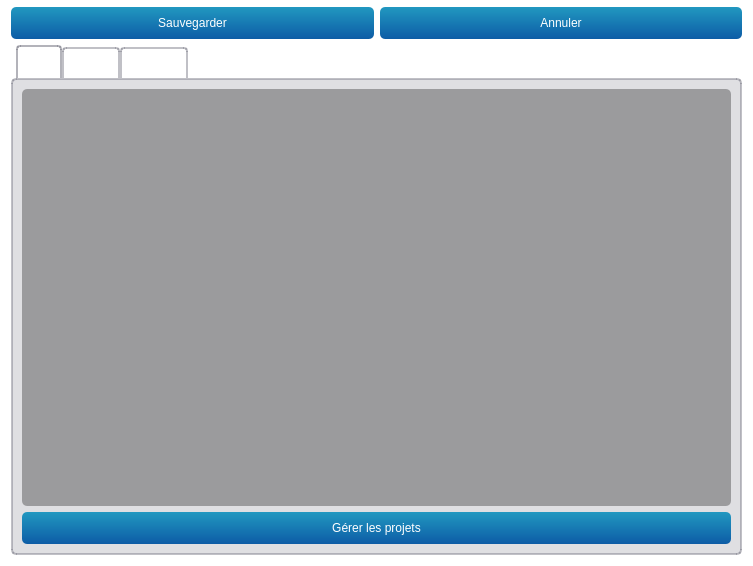
<?xml version="1.0" encoding="UTF-8"?>
<ui version="4.0">
 <class>SiteWidget</class>
 <widget class="QWidget" name="SiteWidget">
  <property name="geometry">
   <rect>
    <x>0</x>
    <y>0</y>
    <width>753</width>
    <height>566</height>
   </rect>
  </property>
  <property name="windowTitle">
   <string>Form</string>
  </property>
  <property name="styleSheet">
   <string notr="true">QPushButton#btnConnect{background-color:rgb(80,180,80)}
QWidget{background-color: rgba(0,0,0,0);color:white;border-radius:5px}
QWidget#mainWidget{background-color:rgba(128,128,128,25%);}
QWidget#frmProfile,QWidget#pageProfile{background-color:rgba(108,8,156,25%);}
QPlainTextEdit,QLineEdit,QListWidget,QComboBox,QTextEdit,QSpinBox{background-color: rgba(255,255,255,50%); color: black;}

QTableWidget{
background-color: rgba(0,0,0,50%);
color: white;
border: 1px solid rgba(255,255,255,50%);
}

QLabel#lblLastOnline{color:lightblue;}
QLabel#lblError,QLabel#lblCamMissing,QLabel#lblAudioMissing{color:red; background-color:rgba(255,0,0,30%);}

QLineEdit:!enabled, QListWidget:!enabled,QComboBox:!enabled,QTextEdit:!enabled,QPlainTextEdit:!enabled{background-color: rgba(0,0,0,30%);color:white;border:0}
QDateEdit::down-arrow:!enabled,QTimeEdit::down-arrow:!enabled,QDateEdit::up-arrow:!enabled,QTimeEdit::up-arrow:!enabled,QComboBox::drop-down:!enabled{background-color:rgba(0,0,0,0%);}

QTextEdit#txtProfile{background-color: rgba(255,255,255,80%);color:black;border:0}
QTextEdit:!enabled#txtProfile{background-color: rgba(255,255,255,60%);color:black;border:0}

QFrame#frmSelUser{background-color:rgba(100,100,200,50%);}
QFrame#frmAudio,QFrame#frmCam1,QFrame#frmCam2,QFrame#frmSensors,QFrame#frmWebRTC,QFrame#frmVirtualCam,QFrame#frmExternalPrograms{background-color:rgba(100,100,200,35%);}

QCheckBox::indicator:unchecked:!enabled { background-color:rgba(128,0,0,100%);}
QCheckBox::indicator:checked:!enabled { background-color:green;}
QCheckBox::indicator:unchecked{ background-color:red;border-radius:3px;}
QCheckBox::indicator:checked {background-color:rgb(0,255,0);border-radius:3px;}
QCheckBox:checked{color:lightgreen;background-color:rgba(0,0,0,0%);}
QCheckBox:!checked{color:red;background-color:rgba(0,0,0,0%);}

QPushButton{background-color:qlineargradient(x1: 0, y1: 0, x2: 0, y2: 1, stop: 0 #2198c0, stop: 1 #0d5ca6);}
QPushButton:checked{background-color:rgb(128,128,128); border:1px solid rgba(255,255,255,50%);}
QPushButton:hover,QPushButton:checked{background-color:  rgba(255,255,255,75%);color:black;}

QToolButton:hover{background-color:  rgba(255,255,255,50);}

QTreeWidget::branch:closed:has-children:has-siblings  {
            border-image: none;
            image: url(:/pictures/controls/branch_closed.png);
    }
     
    QTreeView::branch:open:has-children:!has-siblings,
    QTreeView::branch:open:has-children:has-siblings   {
            border-image: none;
            image:url(:/pictures/controls/branch_opened.png);
    }

QWidget#lineOnline{background-color:blue;}
QWidget#lineOffline{background-color:red;}
QWidget#lineBoth{background-color:rgb(255,0,255);}


QTabWidget::pane { /* The tab widget frame */
	/*background-color:  rgba(0,128,200,30%);*/
	/* background: qlineargradient(x1: 0, y1: 0, x2: 0, y2: 1,
                                 stop: 0  rgba(0,128,200,50%), 
								stop: 0.5  rgba(0,128,200,25%)
								stop: 1.0  rgba(0,128,200,25%));*/
	background-color: rgba(128,128,140,25%);
	border-radius: 5px;
    border: 2px solid rgba(128,128,140,50%);
 }

 QTabWidget::tab-bar {
     left: 5px; /* move to the right by 5px */
 }

/* Style the tab using the tab sub-control. Note that
     it reads QTabBar _not_ QTabWidget */
 QTabBar::tab,QTableWidget::tab,QHeaderView::section {
     background: qlineargradient(x1: 0, y1: 0, x2: 0, y2: 1,
                                 stop: 0  rgba(128,128,140,50%),  stop: 1.0  rgba(128,128,140,25%));
     border: 2px solid  rgba(128,128,140,50%);
     border-bottom: 0px;
     border-top-left-radius: 4px;
     border-top-right-radius: 4px;
     padding: 2px;
min-height:25px;
 }

 QTabBar::tab:selected, QTabBar::tab:hover {
/*     background-color: rgba(0,128,200,70%);*/
background: qlineargradient(x1: 0, y1: 0, x2: 0, y2: 1,
                                 stop: 0  rgba(128,128,140,70%),  stop: 1.0  rgba(128,128,140,50%));
 }

 QTabBar::tab:selected {
     border-color:rgba(128,128,140,60%);
     border-bottom-color:rgba(128,128,140,60%); /* same as pane color */
 }

 QTabBar::tab:!selected {
     margin-top: 2px; /* make non-selected tabs look smaller */
 }


</string>
  </property>
  <layout class="QVBoxLayout" name="verticalLayout">
   <property name="topMargin">
    <number>1</number>
   </property>
   <item>
    <widget class="TeraForm" name="wdgSite" native="true">
     <property name="sizePolicy">
      <sizepolicy hsizetype="Preferred" vsizetype="Maximum">
       <horstretch>0</horstretch>
       <verstretch>0</verstretch>
      </sizepolicy>
     </property>
    </widget>
   </item>
   <item>
    <layout class="QHBoxLayout" name="horizontalLayout_2">
     <item>
      <widget class="QPushButton" name="btnSave">
       <property name="minimumSize">
        <size>
         <width>0</width>
         <height>32</height>
        </size>
       </property>
       <property name="cursor">
        <cursorShape>PointingHandCursor</cursorShape>
       </property>
       <property name="text">
        <string>Sauvegarder</string>
       </property>
       <property name="icon">
        <iconset resource="../../resources/TeraClient.qrc">
         <normaloff>:/icons/save.png</normaloff>:/icons/save.png</iconset>
       </property>
       <property name="iconSize">
        <size>
         <width>24</width>
         <height>24</height>
        </size>
       </property>
      </widget>
     </item>
     <item>
      <widget class="QPushButton" name="btnUndo">
       <property name="minimumSize">
        <size>
         <width>0</width>
         <height>32</height>
        </size>
       </property>
       <property name="cursor">
        <cursorShape>PointingHandCursor</cursorShape>
       </property>
       <property name="text">
        <string>Annuler</string>
       </property>
       <property name="icon">
        <iconset resource="../../resources/TeraClient.qrc">
         <normaloff>:/icons/undo.png</normaloff>:/icons/undo.png</iconset>
       </property>
       <property name="iconSize">
        <size>
         <width>24</width>
         <height>24</height>
        </size>
       </property>
      </widget>
     </item>
    </layout>
   </item>
   <item>
    <widget class="QTabWidget" name="tabSiteInfos">
     <property name="currentIndex">
      <number>0</number>
     </property>
     <property name="iconSize">
      <size>
       <width>20</width>
       <height>20</height>
      </size>
     </property>
     <widget class="QWidget" name="tabProjects">
      <attribute name="icon">
       <iconset resource="../../resources/TeraClient.qrc">
        <normaloff>:/icons/project.png</normaloff>:/icons/project.png</iconset>
      </attribute>
      <attribute name="title">
       <string>Projets</string>
      </attribute>
      <layout class="QVBoxLayout" name="verticalLayout_2">
       <item>
        <widget class="QListWidget" name="lstProjects">
         <property name="enabled">
          <bool>false</bool>
         </property>
         <property name="editTriggers">
          <set>QAbstractItemView::NoEditTriggers</set>
         </property>
         <property name="showDropIndicator" stdset="0">
          <bool>false</bool>
         </property>
         <property name="uniformItemSizes">
          <bool>true</bool>
         </property>
         <property name="wordWrap">
          <bool>true</bool>
         </property>
         <property name="sortingEnabled">
          <bool>false</bool>
         </property>
        </widget>
       </item>
       <item>
        <widget class="QPushButton" name="btnProjects">
         <property name="minimumSize">
          <size>
           <width>0</width>
           <height>32</height>
          </size>
         </property>
         <property name="cursor">
          <cursorShape>PointingHandCursor</cursorShape>
         </property>
         <property name="text">
          <string>Gérer les projets</string>
         </property>
         <property name="icon">
          <iconset resource="../../resources/TeraClient.qrc">
           <normaloff>:/icons/project.png</normaloff>:/icons/project.png</iconset>
         </property>
         <property name="iconSize">
          <size>
           <width>24</width>
           <height>24</height>
          </size>
         </property>
        </widget>
       </item>
      </layout>
     </widget>
     <widget class="QWidget" name="tabDevices">
      <attribute name="icon">
       <iconset resource="../../resources/TeraClient.qrc">
        <normaloff>:/icons/device.png</normaloff>:/icons/device.png</iconset>
      </attribute>
      <attribute name="title">
       <string>Appareils</string>
      </attribute>
      <layout class="QVBoxLayout" name="verticalLayout_3">
       <item>
        <widget class="QTableWidget" name="lstDevices">
         <property name="enabled">
          <bool>false</bool>
         </property>
         <property name="editTriggers">
          <set>QAbstractItemView::NoEditTriggers</set>
         </property>
         <property name="selectionMode">
          <enum>QAbstractItemView::NoSelection</enum>
         </property>
         <property name="gridStyle">
          <enum>Qt::SolidLine</enum>
         </property>
         <property name="sortingEnabled">
          <bool>true</bool>
         </property>
         <attribute name="horizontalHeaderDefaultSectionSize">
          <number>175</number>
         </attribute>
         <attribute name="horizontalHeaderShowSortIndicator" stdset="0">
          <bool>true</bool>
         </attribute>
         <attribute name="horizontalHeaderStretchLastSection">
          <bool>true</bool>
         </attribute>
         <column>
          <property name="text">
           <string>Appareil</string>
          </property>
         </column>
         <column>
          <property name="text">
           <string>Participant(s)</string>
          </property>
         </column>
        </widget>
       </item>
       <item>
        <widget class="QPushButton" name="btnDevices">
         <property name="minimumSize">
          <size>
           <width>0</width>
           <height>32</height>
          </size>
         </property>
         <property name="cursor">
          <cursorShape>PointingHandCursor</cursorShape>
         </property>
         <property name="text">
          <string>Gérer les appareils</string>
         </property>
         <property name="icon">
          <iconset resource="../../resources/TeraClient.qrc">
           <normaloff>:/icons/device.png</normaloff>:/icons/device.png</iconset>
         </property>
         <property name="iconSize">
          <size>
           <width>24</width>
           <height>24</height>
          </size>
         </property>
        </widget>
       </item>
      </layout>
     </widget>
     <widget class="QWidget" name="tabUsers">
      <attribute name="icon">
       <iconset resource="../../resources/TeraClient.qrc">
        <normaloff>:/icons/software_user.png</normaloff>:/icons/software_user.png</iconset>
      </attribute>
      <attribute name="title">
       <string>Utilisateurs</string>
      </attribute>
      <layout class="QVBoxLayout" name="verticalLayout_4">
       <item>
        <widget class="QTableWidget" name="tableUsers">
         <property name="editTriggers">
          <set>QAbstractItemView::NoEditTriggers</set>
         </property>
         <property name="showDropIndicator" stdset="0">
          <bool>false</bool>
         </property>
         <property name="dragDropOverwriteMode">
          <bool>false</bool>
         </property>
         <property name="selectionMode">
          <enum>QAbstractItemView::NoSelection</enum>
         </property>
         <property name="selectionBehavior">
          <enum>QAbstractItemView::SelectRows</enum>
         </property>
         <property name="sortingEnabled">
          <bool>true</bool>
         </property>
         <property name="columnCount">
          <number>2</number>
         </property>
         <attribute name="horizontalHeaderDefaultSectionSize">
          <number>175</number>
         </attribute>
         <attribute name="horizontalHeaderShowSortIndicator" stdset="0">
          <bool>true</bool>
         </attribute>
         <attribute name="horizontalHeaderStretchLastSection">
          <bool>true</bool>
         </attribute>
         <column>
          <property name="text">
           <string>Utilisateur</string>
          </property>
         </column>
         <column>
          <property name="text">
           <string>Rôle</string>
          </property>
         </column>
        </widget>
       </item>
       <item>
        <widget class="QPushButton" name="btnUpdateRoles">
         <property name="minimumSize">
          <size>
           <width>0</width>
           <height>32</height>
          </size>
         </property>
         <property name="cursor">
          <cursorShape>PointingHandCursor</cursorShape>
         </property>
         <property name="text">
          <string>Mettre à jour les rôles des utilisateurs</string>
         </property>
         <property name="icon">
          <iconset resource="../../resources/TeraClient.qrc">
           <normaloff>:/icons/save.png</normaloff>:/icons/save.png</iconset>
         </property>
         <property name="iconSize">
          <size>
           <width>24</width>
           <height>24</height>
          </size>
         </property>
        </widget>
       </item>
       <item>
        <widget class="QPushButton" name="btnUsers">
         <property name="minimumSize">
          <size>
           <width>0</width>
           <height>32</height>
          </size>
         </property>
         <property name="cursor">
          <cursorShape>PointingHandCursor</cursorShape>
         </property>
         <property name="text">
          <string>Gérer les utilisateurs</string>
         </property>
         <property name="icon">
          <iconset resource="../../resources/TeraClient.qrc">
           <normaloff>:/icons/software_user.png</normaloff>:/icons/software_user.png</iconset>
         </property>
         <property name="iconSize">
          <size>
           <width>24</width>
           <height>24</height>
          </size>
         </property>
        </widget>
       </item>
      </layout>
     </widget>
    </widget>
   </item>
  </layout>
 </widget>
 <customwidgets>
  <customwidget>
   <class>TeraForm</class>
   <extends>QWidget</extends>
   <header>TeraForm.h</header>
   <container>1</container>
  </customwidget>
 </customwidgets>
 <resources>
  <include location="../../resources/TeraClient.qrc"/>
 </resources>
 <connections/>
</ui>
